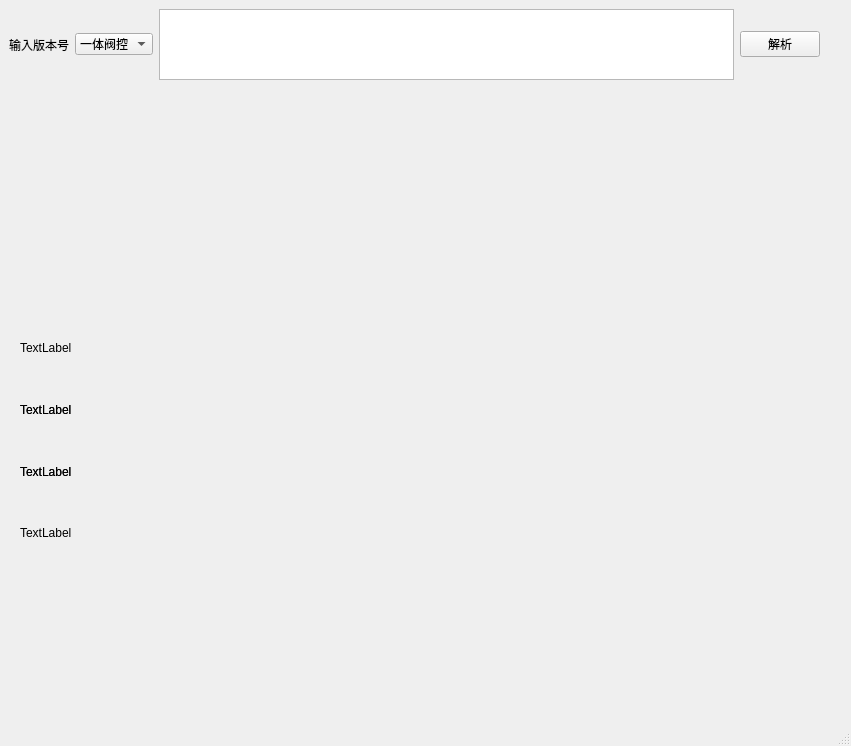
<?xml version="1.0" encoding="UTF-8"?>
<ui version="4.0">
 <class>MainWindow</class>
 <widget class="QMainWindow" name="MainWindow">
  <property name="geometry">
   <rect>
    <x>0</x>
    <y>0</y>
    <width>851</width>
    <height>746</height>
   </rect>
  </property>
  <property name="windowTitle">
   <string>MainWindow</string>
  </property>
  <widget class="QWidget" name="MainLayout">
   <widget class="QWidget" name="gridLayoutWidget">
    <property name="geometry">
     <rect>
      <x>20</x>
      <y>320</y>
      <width>721</width>
      <height>241</height>
     </rect>
    </property>
    <layout class="QGridLayout" name="MidLayout">
     <item row="1" column="0">
      <widget class="QLabel" name="label_5">
       <property name="text">
        <string>TextLabel</string>
       </property>
      </widget>
     </item>
     <item row="2" column="0">
      <widget class="QLabel" name="label_4">
       <property name="text">
        <string>TextLabel</string>
       </property>
      </widget>
     </item>
     <item row="2" column="0">
      <widget class="QLabel" name="label_3">
       <property name="text">
        <string>TextLabel</string>
       </property>
      </widget>
     </item>
     <item row="3" column="0">
      <widget class="QLabel" name="label_6">
       <property name="text">
        <string>TextLabel</string>
       </property>
      </widget>
     </item>
     <item row="1" column="0">
      <widget class="QLabel" name="label_2">
       <property name="text">
        <string>TextLabel</string>
       </property>
      </widget>
     </item>
     <item row="0" column="0">
      <widget class="QLabel" name="label_7">
       <property name="text">
        <string>TextLabel</string>
       </property>
      </widget>
     </item>
    </layout>
   </widget>
   <widget class="QWidget" name="">
    <property name="geometry">
     <rect>
      <x>9</x>
      <y>9</y>
      <width>811</width>
      <height>71</height>
     </rect>
    </property>
    <layout class="QHBoxLayout" name="TopLayout">
     <item>
      <widget class="QLabel" name="label">
       <property name="text">
        <string>输入版本号</string>
       </property>
      </widget>
     </item>
     <item>
      <widget class="QComboBox" name="SelectMeterKind">
       <item>
        <property name="text">
         <string>一体阀控</string>
        </property>
       </item>
       <item>
        <property name="text">
         <string>水表</string>
        </property>
       </item>
      </widget>
     </item>
     <item>
      <widget class="QTextEdit" name="VersionInput">
       <property name="baseSize">
        <size>
         <width>80</width>
         <height>20</height>
        </size>
       </property>
      </widget>
     </item>
     <item>
      <widget class="QPushButton" name="ToggleButton">
       <property name="baseSize">
        <size>
         <width>40</width>
         <height>20</height>
        </size>
       </property>
       <property name="text">
        <string>解析</string>
       </property>
      </widget>
     </item>
    </layout>
   </widget>
  </widget>
  <widget class="QMenuBar" name="menubar">
   <property name="geometry">
    <rect>
     <x>0</x>
     <y>0</y>
     <width>851</width>
     <height>23</height>
    </rect>
   </property>
  </widget>
  <widget class="QStatusBar" name="statusbar"/>
 </widget>
 <resources/>
 <connections/>
</ui>
